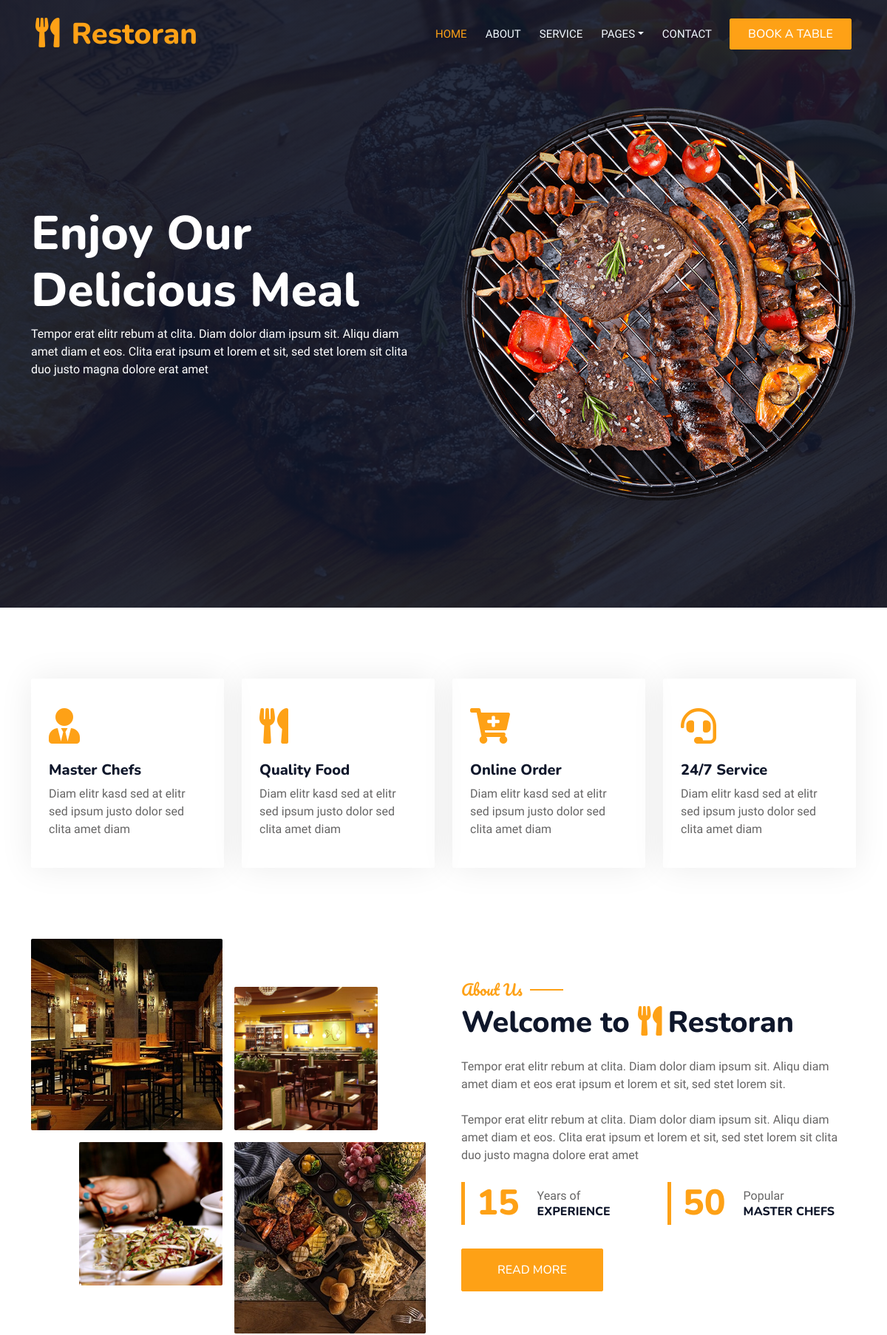
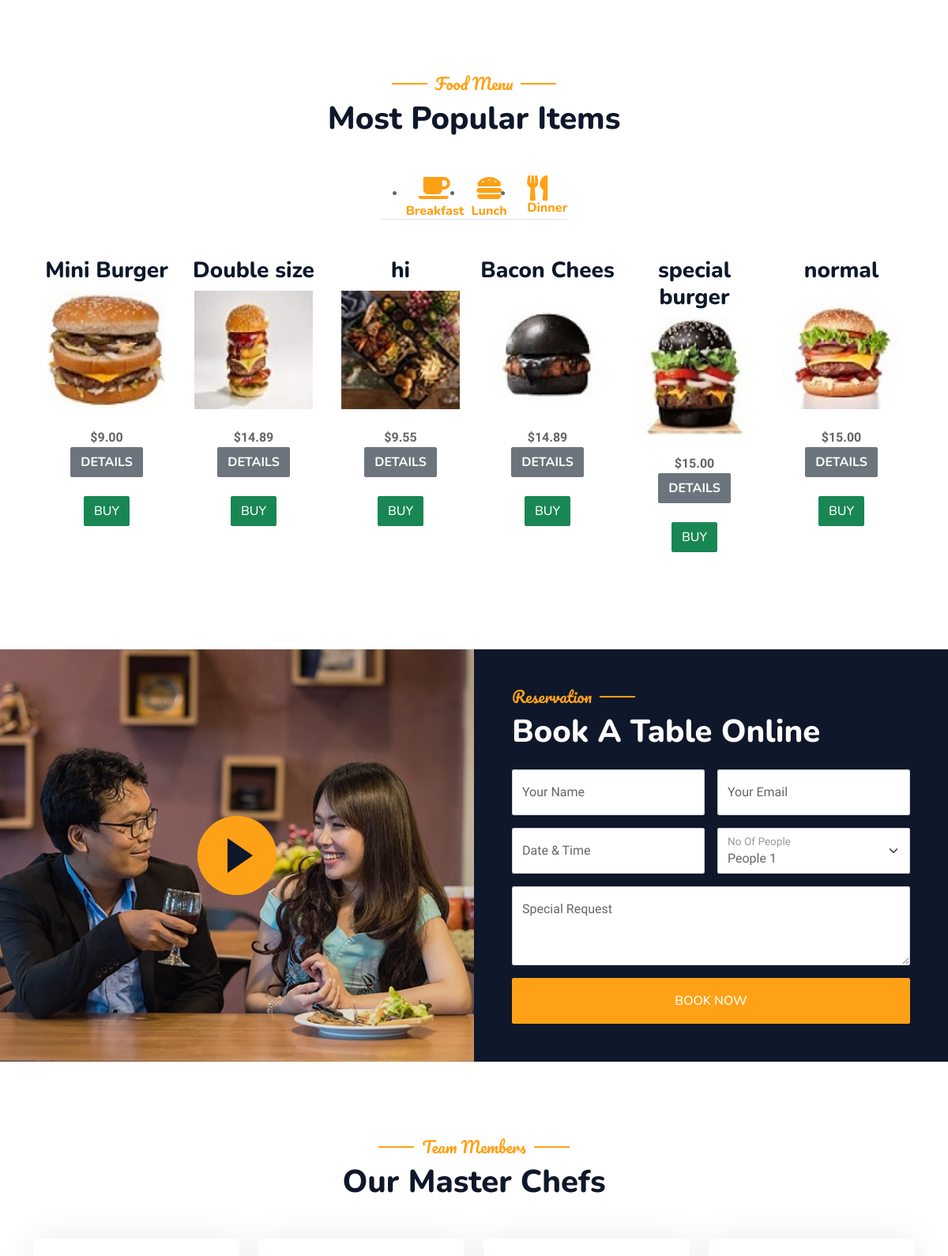
The page / (upper part) on the database its author committed (2 pictures, top to bottom).
### tables this page shows
CREATE TABLE IF NOT EXISTS `breakfast` (
  `p_id` int(255) NOT NULL AUTO_INCREMENT,
  `p_brands` varchar(20) NOT NULL,
  `p_model` varchar(20) NOT NULL,
  `p_price` varchar(20) NOT NULL,
  `p_image` varchar(100) NOT NULL,
  `p_desc` varchar(4000) NOT NULL,
  PRIMARY KEY (`p_id`)
);

### admin/function.php (the view, shortened to what this page needs)
    <link href="https://cdnjs.cloudflare.com/ajax/libs/font-awesome/5.10.0/css/all.min.css" rel="stylesheet">
    <link href="https://cdn.jsdelivr.net/npm/bootstrap-icons@1.4.1/font/bootstrap-icons.css" rel="stylesheet">
    <link href="lib/animate/animate.min.css" rel="stylesheet">
    <link href="lib/owlcarousel/assets/owl.carousel.min.css" rel="stylesheet">
    <link href="lib/tempusdominus/css/tempusdominus-bootstrap-4.min.css" rel="stylesheet" />
    <link href="css/bootstrap.min.css" rel="stylesheet">
    <link href="css/style.css" rel="stylesheet">
<?php
	$con = mysqli_connect("localhost","root","","test");
	function getBf()
	{
	  if(!isset($_GET['brand']))
	  {
		global $con;
		$get_pro = "SELECT * FROM breakfast order by rand()";
		$run_pro = mysqli_query($con,$get_pro);
		while($row_pro = mysqli_fetch_array($run_pro))
		{
			$pro_id = $row_pro['p_id'];
			$pro_model = $row_pro['p_model'];
			$pro_price = $row_pro['p_price'];
			$pro_image = $row_pro['p_image'];
			echo "
					<div style='width:275px; height:400px; margin-right:0;float:left;'>
						<center><h3>$pro_model</h3>
						<img src='admin/product_images/$pro_image' width='150px' height='150px'><br><br>
						<b> $pro_price </b> <br>
						<a class='btn btn-secondary' href='detailBf.php?pro_id=$pro_id'> <b>Details</b> </a><br><br>
						<a href='loginBf.php?buy_pro=$pro_id' ><button class='btn btn-success'> Buy </button> </a></center>
					</div>
			";
		}
	  }
	}
?>

### rows shown on the page
breakfast: p_model "Mini Burger", p_image (picture), p_price "$9.00"
breakfast: p_model "Double size", p_image (picture), p_price "$14.89"
breakfast: p_model "hi", p_image (picture), p_price "$9.55"
breakfast: p_model "Bacon Chees", p_image (picture), p_price "$14.89"
breakfast: p_model "special burger", p_image (picture), p_price "$15.00"
breakfast: p_model "normal", p_image (picture), p_price "$15.00"
